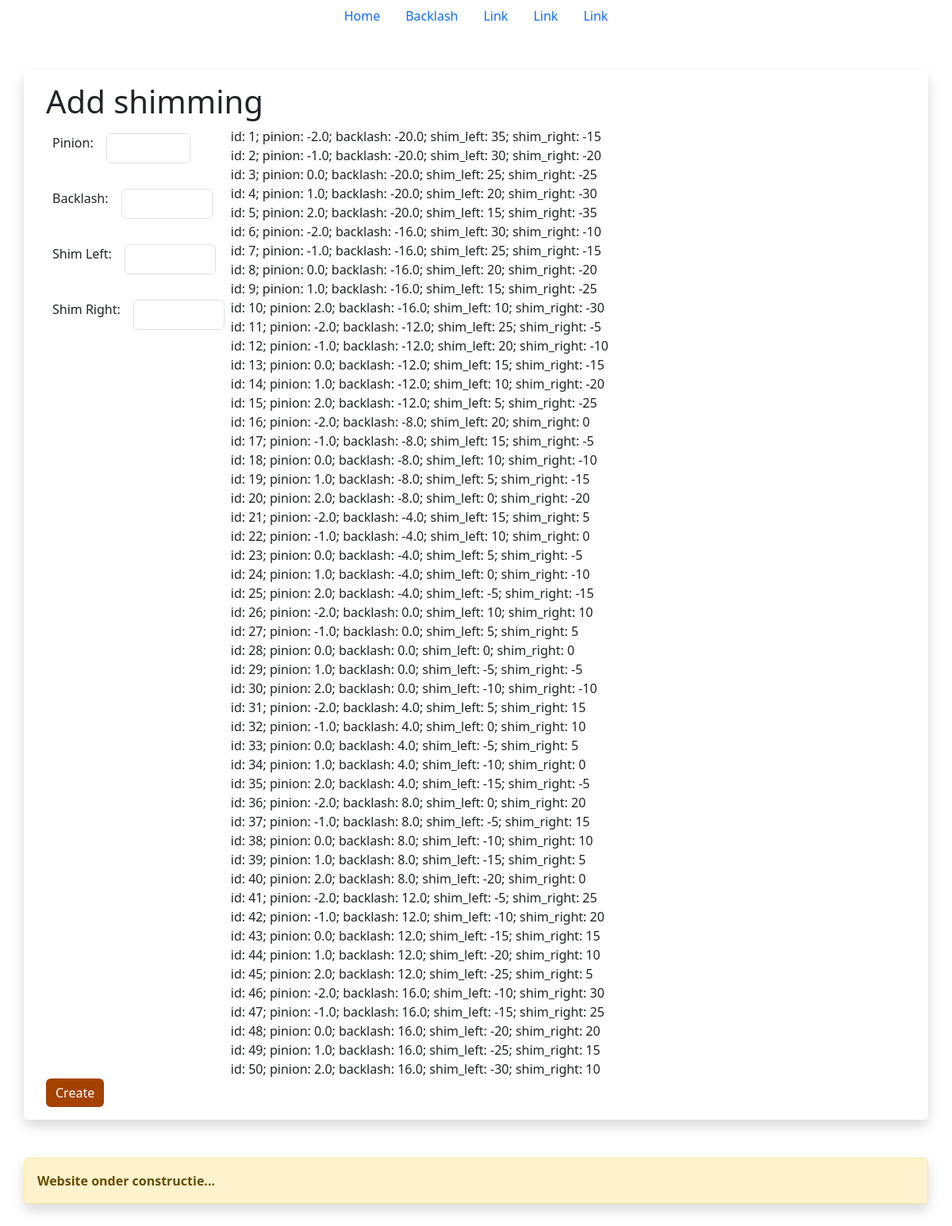
The page /add_shimming on the database as committed earlier.
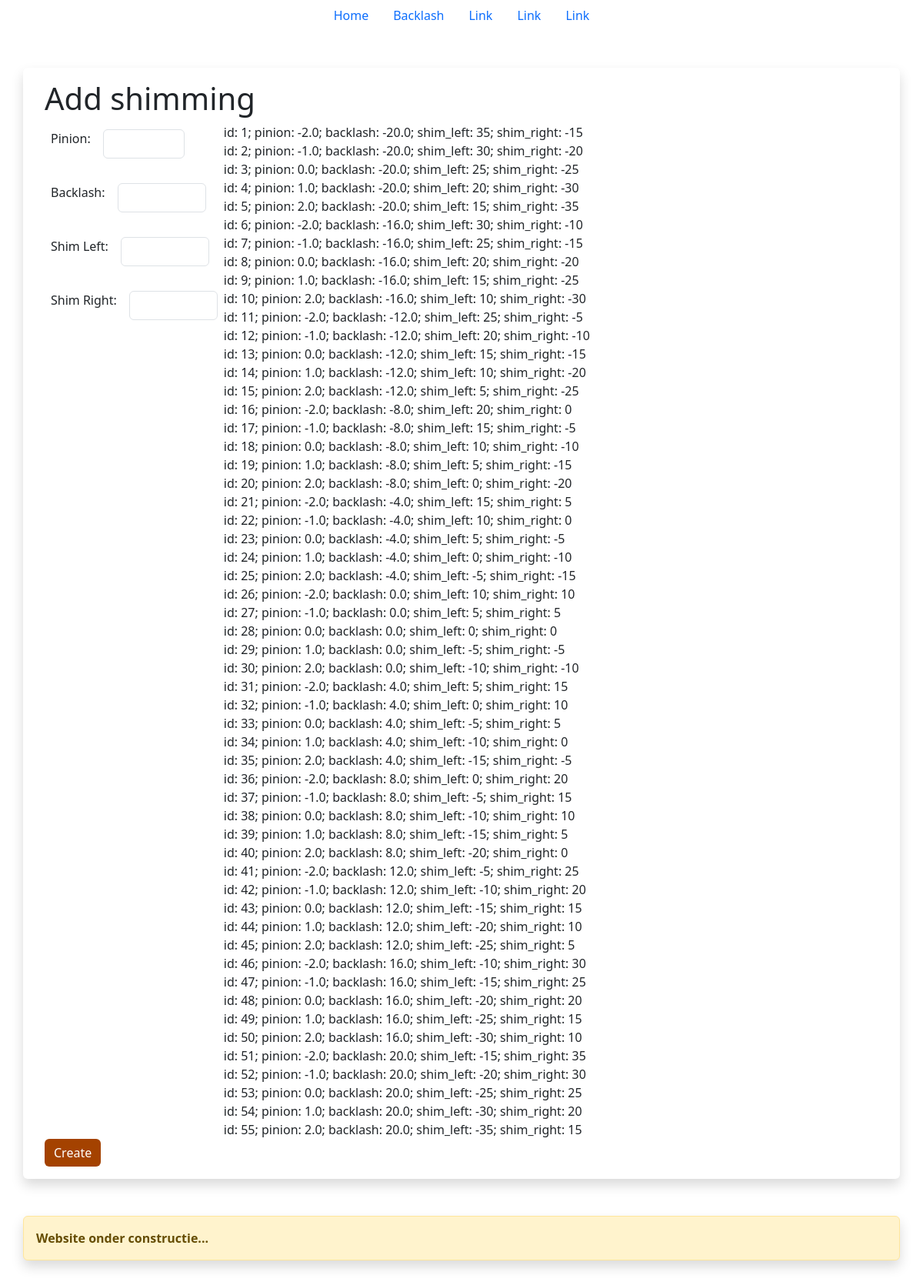
The same page on the database as committed later.
### app/bp_backlash/model_backlash.py (models this page shows)
class Shimming(db.Model):
    id = db.Column(db.Integer, primary_key=True)
    pinion_value = db.Column(db.Float(50), nullable=False, default=0)
    backlash_value = db.Column(db.Float(255), nullable=False, default=0)
    shim_left = db.Column(db.Integer, nullable=False, default=0)
    shim_right = db.Column(db.Integer, nullable=False, default=0)

### app/bp_backlash/views_backlash.py (the view, shortened to what this page needs)
@bp_backlash.route('/add_shimming', methods=['GET', 'POST'])
def do_add_shimmingh():
    shims = Shimming.query.all()
    return render_template('backlash/add_shimming.html', title='add shimming', shims=shims)

### app/templates/backlash/add_shimming.html
{% extends 'index.html' %}
{% block main_content %}
<div class="container">
    <h1>Add shimming</h1>
    <form action="" method="post" name="add_shimming">
        <div class="d-flex">
            <div>
                <div class="d-flex flex-row bd-highlight mb-3">
                    <div class="p-2 bd-highlight">
                        <label for="pinion" class="form-label">Pinion: </label>
                    </div>
                    <div class="p-2 bd-highlight">
                        <input type="number" class="form-control" name="pinion_value" id="pinion_value" min="-2" max="2"
                            step="1">
                    </div>
                </div>
                <div class="d-flex flex-row bd-highlight mb-3">
                    <div class="p-2 bd-highlight">
                        <label for="backlash" class="form-label">Backlash: </label>
                    </div>
                    <div class="p-2 bd-highlight">
                        <input type="number" class="form-control" name="backlash_value" id="backlash_value" min="-20"
                            max="20" step="4">
                    </div>
                </div>
                <div class="d-flex flex-row bd-highlight mb-3">
                    <div class="p-2 bd-highlight">
                        <label for="shim_left" class="form-label">Shim Left: </label>
                    </div>
                    <div class="p-2 bd-highlight">
                        <input type="number" class="form-control" name="shim_left" id="shim_left" min="-35" max="35"
                            step="5">
                    </div>
                </div>
                <div class="d-flex flex-row bd-highlight mb-3">
                    <div class="p-2 bd-highlight">
                        <label for="shim_right" class="form-label">Shim Right: </label>
                    </div>
                    <div class="p-2 bd-highlight">
                        <input type="number" class="form-control" name="shim_right" id="shim_right" min="-35" max="35"
                            step="5">
                    </div>
                </div>
            </div>
                <div class="d-flex">
                    <div>
                        {% for shim in shims %}
                            id: {{shim.id}}; pinion: {{shim.pinion_value}}; backlash: {{shim.backlash_value}}; shim_left:
                            {{shim.shim_left}}; shim_right: {{shim.shim_right}}<br>
                        {% endfor %}
                    </div>
                </div>
        </div>
        <button type="submit" class="btn btn-primary" style="background-color: #A44200; border: 0; ">Create</button>
    </form>
</div>
{% endblock %}

### app/templates/index.html (shortened to what this page needs)
<!DOCTYPE html>
<html lang="en">
<head>
    <link href="https://cdn.jsdelivr.net/npm/bootstrap@5.3.2/dist/css/bootstrap.min.css" rel="stylesheet">
</head>
<body>
<ul class="nav justify-content-center">
    <li class="nav-item">
        <a class="nav-link active" aria-current="page" href="{{url_for('bp_general.do_home')}}">Home</a>
    </li>
    <li class="nav-item">
        <a class="nav-link" href="{{url_for('bp_backlash.do_backlash')}}">Backlash</a>
    </li>
    <li class="nav-item">
        <a class="nav-link" href="#">Link</a>
    </li>
    <li class="nav-item">
        <a class="nav-link" href="#">Link</a>
    </li>
    <li class="nav-item">
        <a class="nav-link" href="#">Link</a>
    </li>
</ul>
<div class="shadow p-3 my-5 bg-body rounded container position-relative">
    {% block main_content %}
    {% endblock %}
</div>
<div class="shadow p-3 my-5 container position-relative alert alert-warning" role="alert">
    <b>Website onder constructie...</b>
</div>
</body>
</html>

Rows that differ between the two databases and show on the page:
added Shimming: id "51", pinion_value "-2.0", backlash_value "20.0", shim_left "-15", shim_right "35"
added Shimming: id "52", pinion_value "-1.0", backlash_value "20.0", shim_left "-20", shim_right "30"
added Shimming: id "53", pinion_value "0.0", backlash_value "20.0", shim_left "-25", shim_right "25"
added Shimming: id "54", pinion_value "1.0", backlash_value "20.0", shim_left "-30", shim_right "20"
added Shimming: id "55", pinion_value "2.0", backlash_value "20.0", shim_left "-35", shim_right "15"
